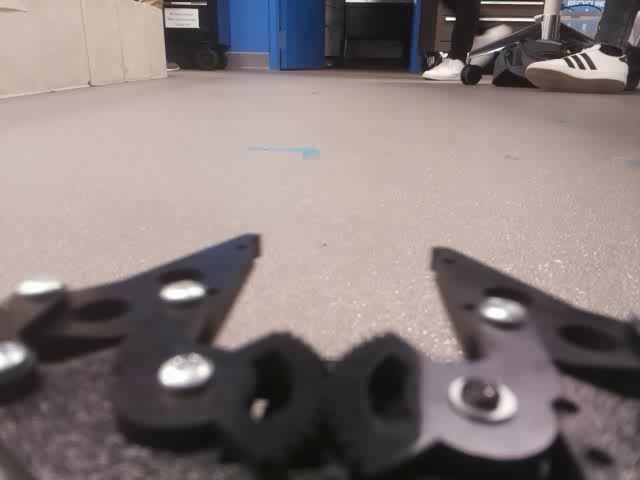
#> input picture frame 0 of drive01.mp4, 640 x 480 px, given in place of the camera
$ python turn2angle.py
#> lines starting #> are read from the running program, lines starting #| are printed output that depends on the picture; after the words box and inside, x2 and y2 are one past the last pixel; in counts of white or black regions, pixels touching at a corner belong together
import RPi.GPIO as gpio
import cv2 as cv
import numpy as np
import time

def add_channels(frame):
        frame = np.expand_dims(frame, axis = -1)
        frame = np.repeat(frame, 3, axis = -1)

        return frame


def get_center_distance(cx):
	angle = (cx - 320) * .061
	return angle

def detect_color(hsv_frame, lower_hsv, upper_hsv):
	mask_video = cv.inRange(hsv_frame, lower_hsv, upper_hsv)
	cv.imshow('masked frame', mask_video)
	blurred_video = cv.GaussianBlur(mask_video, (5,5), 0)
	blurred_video = add_channels(blurred_video)
	gray_video = cv.cvtColor(blurred_video, cv.COLOR_BGR2GRAY)
	edged_video = cv.Canny(gray_video, 40, 220)
	cv.imshow('edged frame', edged_video)
	cv.destroyAllWindows()

	return edged_video

def detect_contours(edged_video):

	contours_, hierarchy_ = cv.findContours(edged_video, cv.RETR_TREE, cv.CHAIN_APPROX_SIMPLE)
	cv.drawContours(edged_video, contours_, -1, (255, 0, 0), 2)

	for contour_ in contours_:
		M = cv.moments(contour_)
#		print('M: ', M)
		if M['m00'] != 0:
			cx = int(M['m10'] / M['m00'])
			cy = int(M['m01'] / M['m00'])
			cv.circle(edged_video, (cx, cy), 1, (0, 255, 255), 1)

		(x, y), radius = cv.minEnclosingCircle(contour_)
		center = (int(x), int(y))
		radius = int(radius)

		cv.circle(edged_video, center, radius, (0, 0, 255), 2)

	return edged_video, cx, cy


def main():
	cap = cv.VideoCapture(0)
	fourcc = cv.VideoWriter_fourcc(*'XVID')
	out = cv.VideoWriter('turn2angle.mp4', fourcc, 10, (640, 480))

	lower_green = np.array([30, 40, 40])
	upper_green = np.array([70, 255, 255])

	begin = time.time()

#	while(cap.isOpened()):
	while time.time() - begin < 1:
		ret, frame = cap.read()
#> frame is the input picture: shape (480, 640, 3); mean B, G, R 122.7, 123.4, 135.5

		if not ret:
			print("could not capture frame")
			break
		frame = cv.flip(frame, 0)
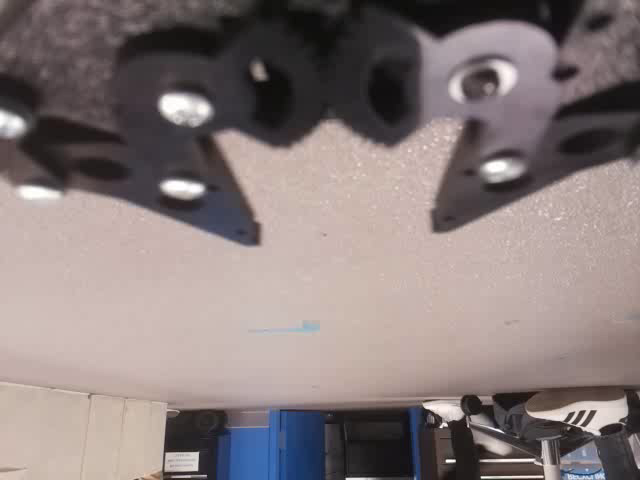
#> frame: shape (480, 640, 3); mean B, G, R 122.7, 123.4, 135.5
		green_frame = detect_color(frame, lower_green, upper_green)
#> in detect_color, `mask_video = cv.inRange(hsv_frame, lower_hsv, upper_hsv)`:
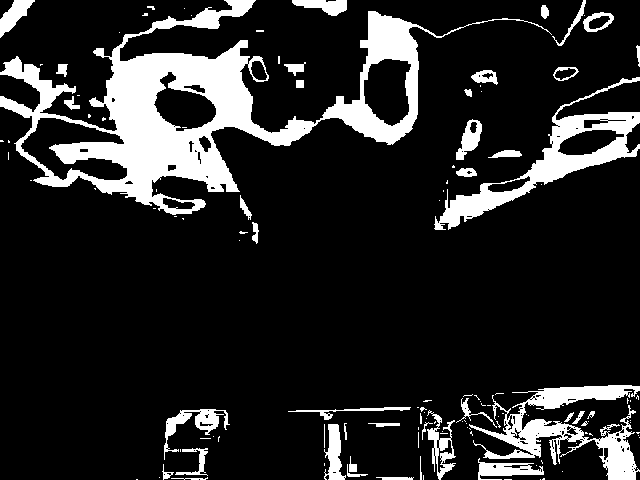
#> mask_video: shape (480, 640); 15.1% white; 127 white regions (85 under 20 px), largest, box (x1, y1, x2, y2) and area: (0, 0, 552, 215) 26599, (434, 77, 640, 230) 5749, (469, 385, 640, 480) 5382
#> in detect_color, `blurred_video = cv.GaussianBlur(mask_video, (5,5), 0)`:
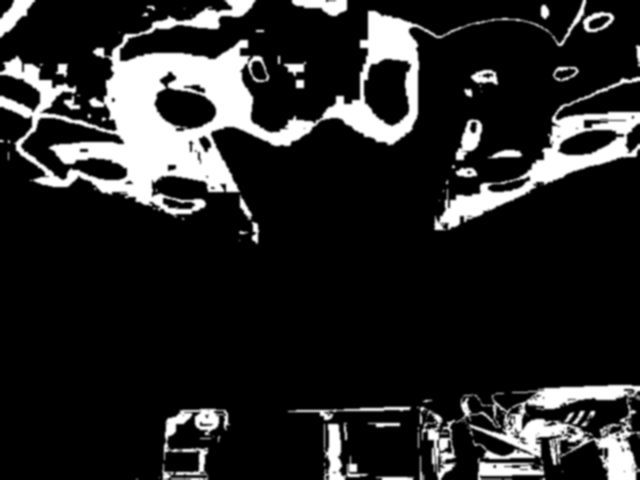
#> blurred_video: shape (480, 640); min 0, max 255, mean 38.4
#> in detect_color, `edged_video = cv.Canny(gray_video, 40, 220)`:
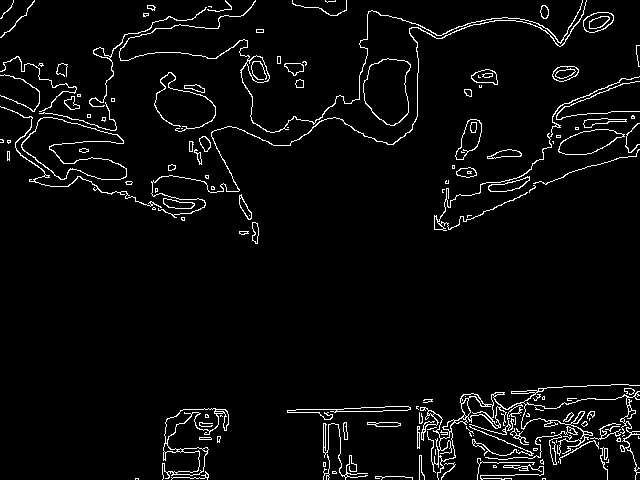
#> edged_video: shape (480, 640); 4.1% white in thin lines or dots
		green_frame, cx, cy = detect_contours(green_frame)
#> in detect_contours, `contours_, hierarchy_ = cv.findContours(edged_video, cv.RETR_TREE, cv...`: contours_ = 276 contours, 161 with area under 20; largest, box (x1, y1, x2, y2) and area: (21, 117, 127, 180) 3274, (21, 117, 127, 180) 3193, (363, 58, 411, 126) 2374, (363, 58, 411, 126) 2332, (420, 384, 640, 480) 1656
#> in detect_contours, `cv.drawContours(edged_video, contours_, -1, (255, 0, 0), 2)`:
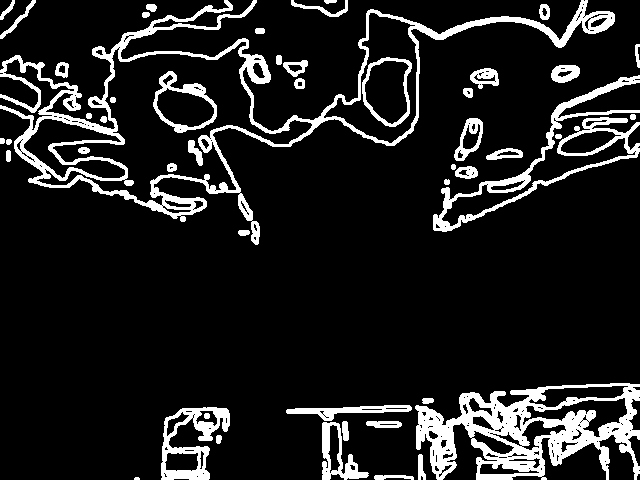
#> edged_video: shape (480, 640); 12.2% white; 49 white regions (1 under 20 px), largest, box (x1, y1, x2, y2) and area: (0, 0, 615, 245) 13250, (415, 383, 640, 480) 9771, (433, 75, 640, 232) 4139
#> the loop in detect_contours, `for contour_ in contours_:` made 276 passes
#> (cx, cy, x, y, radius, center) on passes 3, 6, 11, 17, 18, 20, 21, 22, 30, 38, 41, 45: (386, 477, 393.5, 477.5, 18, (393, 477)), (206, 474, 189.5, 476.5, 18, (189, 476)), (511, 468, 511.5, 472, 32, (511, 472)), (607, 461, 607, 460.5, 1, (607, 460)), (541, 461, 542, 461.6, 2, (542, 461)), (506, 461, 504.9, 468.5, 29, (504, 468)), (421, 469, 421.5, 467, 12, (421, 467)), (326, 466, 325.5, 466.6, 12, (325, 466)), (578, 448, 579, 452.5, 21, (579, 452)), (218, 438, 218.5, 439, 3, (218, 439)), (570, 437, 567, 436.5, 4, (567, 436)), (516, 429, 517.5, 429.5, 2, (517, 429))
#> (contour_, cx, cy, x, y, radius) on passes 14, 28, 32, 37: ([[323, 462], [323, 466], [325, 466], [325, 462]], 324, 464, 324, 464, 2), ([[602, 463], [603, 462], [604, 463], [603, 464]], 603, 463, 603, 463, 1), ([[539, 439], [539, 440], [540, 441], [540, 440]], 539, 440, 539.5, 440, 1), ([[638, 436], [638, 438], [639, 438], [638, 437]], 638, 437, 638.5, 437, 1)
#> after the loop in detect_contours, `for contour_ in contours_:`:
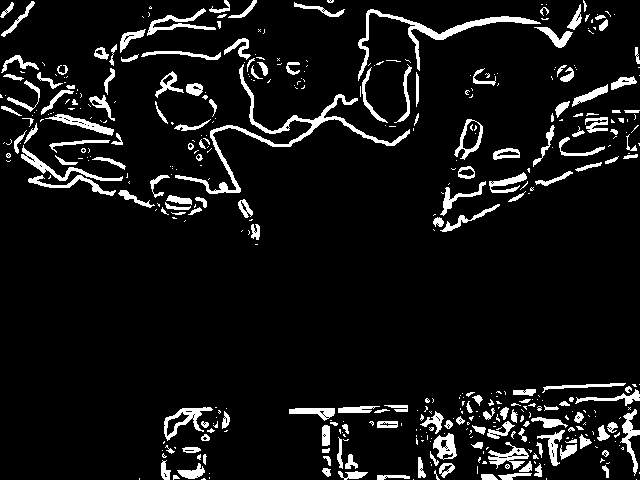
#> edged_video: shape (480, 640); 8% white; 446 white regions (273 under 20 px), largest, box (x1, y1, x2, y2) and area: (175, 64, 410, 194) 2093, (358, 9, 541, 81) 1391, (21, 145, 123, 181) 565
#> cx = 6; cy = 11
		angle_from_center = get_center_distance(cx)
#> in get_center_distance, `angle = (cx - 320) * .061`: angle = -19.15
#> angle_from_center = -19.15
		cv.imwrite('original_frame.jpg', frame)
		cv.imwrite('green_frame.jpg', green_frame)
		#cv.imshow('green_frame', green_frame)

	cap.release()
	out.release()
	#cv.waitKey(0)
	cv.destroyAllWindows()

if __name__ == '__main__':

	start = time.time()
	main()
	end = time.time()
	print("time taken: ", abs(start-end))
